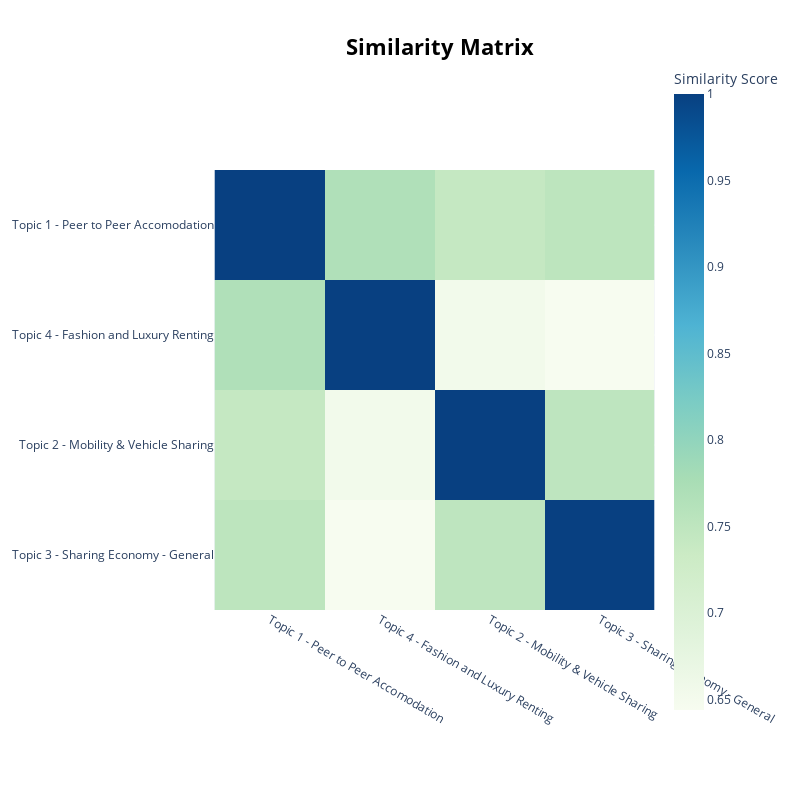

Notebook code for this chart:
### Code cell
topic_model.visualize_heatmap(n_clusters=3, custom_labels=True)

### Figure 1 — Plotly figure (JSON) as saved in the notebook; plotly's stock layout.template omitted (floating-point values rounded to 4 significant figures)
{"data": [{"coloraxis": "coloraxis", "hovertemplate": "x: %{x}<br>y: %{y}<br>Similarity Score: %{z}<extra></extra>", "name": "0", "type": "heatmap", "x": ["Topic 1 - Peer to Peer Accomodation", "Topic 4 - Fashion and Luxury Renting", "Topic 2 - Mobility & Vehicle Sharing", "Topic 3 - Sharing Economy - General"], "xaxis": "x", "y": ["Topic 1 - Peer to Peer Accomodation", "Topic 4 - Fashion and Luxury Renting", "Topic 2 - Mobility & Vehicle Sharing", "Topic 3 - Sharing Economy - General"], "yaxis": "y", "z": [[1.0, 0.7676, 0.7411, 0.752], [0.7676, 1.0, 0.6535, 0.644], [0.7411, 0.6535, 1, 0.7505], [0.752, 0.644, 0.7505, 1.0]]}], "layout": {"coloraxis": {"colorbar": {"title": {"text": "Similarity Score"}}, "colorscale": [[0, "rgb(247,252,240)"], [0.125, "rgb(224,243,219)"], [0.25, "rgb(204,235,197)"], [0.375, "rgb(168,221,181)"], [0.5, "rgb(123,204,196)"], [0.625, "rgb(78,179,211)"], [0.75, "rgb(43,140,190)"], [0.875, "rgb(8,104,172)"], [1, "rgb(8,64,129)"]]}, "height": 800, "hoverlabel": {"bgcolor": "white", "font": {"family": "Rockwell", "size": 16}}, "legend": {"title": {"text": "Trend"}}, "margin": {"t": 60}, "showlegend": true, "title": {"font": {"color": "Black", "size": 22}, "text": "<b>Similarity Matrix</b>", "x": 0.55, "xanchor": "center", "y": 0.95, "yanchor": "top"}, "width": 800, "xaxis": {"anchor": "y", "constrain": "domain", "domain": [0, 1], "scaleanchor": "y"}, "yaxis": {"anchor": "x", "autorange": "reversed", "constrain": "domain", "domain": [0, 1]}}}
